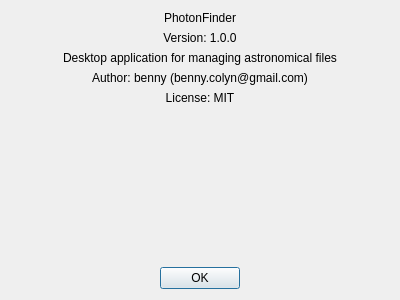
<?xml version="1.0" encoding="UTF-8"?>
<ui version="4.0">
 <class>AboutDialog</class>
 <widget class="QDialog" name="AboutDialog">
  <property name="geometry">
   <rect>
    <x>0</x>
    <y>0</y>
    <width>400</width>
    <height>300</height>
   </rect>
  </property>
  <property name="windowTitle">
   <string>About PhotonFinder</string>
  </property>
  <layout class="QVBoxLayout" name="verticalLayout">
   <item>
    <widget class="QLabel" name="logoLabel">
     <property name="text">
      <string>PhotonFinder</string>
     </property>
     <property name="alignment">
      <set>Qt::AlignCenter</set>
     </property>
     <property name="textFormat">
      <enum>Qt::RichText</enum>
     </property>
    </widget>
   </item>
   <item>
    <widget class="QLabel" name="versionLabel">
     <property name="text">
      <string>Version: 1.0.0</string>
     </property>
     <property name="alignment">
      <set>Qt::AlignCenter</set>
     </property>
    </widget>
   </item>
   <item>
    <widget class="QLabel" name="descriptionLabel">
     <property name="text">
      <string>Desktop application for managing astronomical files</string>
     </property>
     <property name="alignment">
      <set>Qt::AlignCenter</set>
     </property>
     <property name="wordWrap">
      <bool>true</bool>
     </property>
    </widget>
   </item>
   <item>
    <widget class="QLabel" name="authorLabel">
     <property name="text">
      <string>Author: benny (benny.colyn@gmail.com)</string>
     </property>
     <property name="alignment">
      <set>Qt::AlignCenter</set>
     </property>
    </widget>
   </item>
   <item>
    <widget class="QLabel" name="licenseLabel">
     <property name="text">
      <string>License: MIT</string>
     </property>
     <property name="alignment">
      <set>Qt::AlignCenter</set>
     </property>
    </widget>
   </item>
   <item>
    <spacer name="verticalSpacer">
     <property name="orientation">
      <enum>Qt::Vertical</enum>
     </property>
     <property name="sizeHint" stdset="0">
      <size>
       <width>20</width>
       <height>40</height>
      </size>
     </property>
    </spacer>
   </item>
   <item>
    <widget class="QDialogButtonBox" name="buttonBox">
     <property name="orientation">
      <enum>Qt::Horizontal</enum>
     </property>
     <property name="standardButtons">
      <set>QDialogButtonBox::Ok</set>
     </property>
     <property name="centerButtons">
      <bool>true</bool>
     </property>
    </widget>
   </item>
  </layout>
 </widget>
 <resources/>
 <connections>
  <connection>
   <sender>buttonBox</sender>
   <signal>accepted()</signal>
   <receiver>AboutDialog</receiver>
   <slot>accept()</slot>
   <hints>
    <hint type="sourcelabel">
     <x>248</x>
     <y>254</y>
    </hint>
    <hint type="destinationlabel">
     <x>157</x>
     <y>274</y>
    </hint>
   </hints>
  </connection>
 </connections>
</ui>
